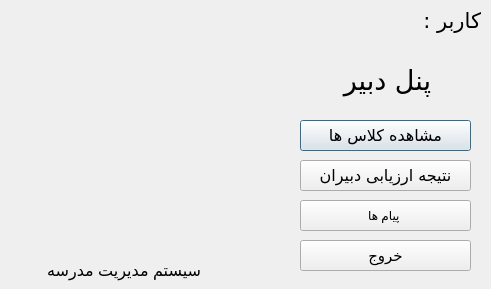
<?xml version="1.0" encoding="UTF-8"?>
<ui version="4.0">
 <class>Dialog</class>
 <widget class="QDialog" name="Dialog">
  <property name="geometry">
   <rect>
    <x>0</x>
    <y>0</y>
    <width>491</width>
    <height>289</height>
   </rect>
  </property>
  <property name="windowTitle">
   <string>Dialog</string>
  </property>
  <widget class="QLabel" name="teacher_panel">
   <property name="geometry">
    <rect>
     <x>340</x>
     <y>60</y>
     <width>91</width>
     <height>41</height>
    </rect>
   </property>
   <property name="font">
    <font>
     <family>B Nazanin</family>
     <pointsize>20</pointsize>
    </font>
   </property>
   <property name="text">
    <string>پنل دبیر</string>
   </property>
  </widget>
  <widget class="QPushButton" name="classes">
   <property name="geometry">
    <rect>
     <x>300</x>
     <y>120</y>
     <width>171</width>
     <height>31</height>
    </rect>
   </property>
   <property name="font">
    <font>
     <family>B Nazanin</family>
     <pointsize>12</pointsize>
    </font>
   </property>
   <property name="text">
    <string>مشاهده کلاس ها</string>
   </property>
  </widget>
  <widget class="QPushButton" name="evaluation_result">
   <property name="geometry">
    <rect>
     <x>300</x>
     <y>160</y>
     <width>171</width>
     <height>31</height>
    </rect>
   </property>
   <property name="font">
    <font>
     <family>B Nazanin</family>
     <pointsize>12</pointsize>
    </font>
   </property>
   <property name="text">
    <string>نتیجه ارزیابی دبیران</string>
   </property>
  </widget>
  <widget class="QPushButton" name="exit">
   <property name="geometry">
    <rect>
     <x>300</x>
     <y>240</y>
     <width>171</width>
     <height>31</height>
    </rect>
   </property>
   <property name="font">
    <font>
     <family>B Nazanin</family>
     <pointsize>11</pointsize>
    </font>
   </property>
   <property name="text">
    <string>خروج</string>
   </property>
  </widget>
  <widget class="QLabel" name="user">
   <property name="geometry">
    <rect>
     <x>240</x>
     <y>0</y>
     <width>241</width>
     <height>41</height>
    </rect>
   </property>
   <property name="font">
    <font>
     <family>B Nazanin</family>
     <pointsize>16</pointsize>
    </font>
   </property>
   <property name="text">
    <string>کاربر : </string>
   </property>
  </widget>
  <widget class="QLabel" name="label">
   <property name="geometry">
    <rect>
     <x>30</x>
     <y>240</y>
     <width>171</width>
     <height>61</height>
    </rect>
   </property>
   <property name="font">
    <font>
     <pointsize>12</pointsize>
    </font>
   </property>
   <property name="text">
    <string>سیستم مدیریت مدرسه</string>
   </property>
  </widget>
  <widget class="QLabel" name="label_2">
   <property name="geometry">
    <rect>
     <x>30</x>
     <y>40</y>
     <width>201</width>
     <height>231</height>
    </rect>
   </property>
   <property name="text">
    <string/>
   </property>
   <property name="pixmap">
    <pixmap>sms.jpg</pixmap>
   </property>
  </widget>
  <widget class="QPushButton" name="mess">
   <property name="geometry">
    <rect>
     <x>300</x>
     <y>200</y>
     <width>171</width>
     <height>31</height>
    </rect>
   </property>
   <property name="text">
    <string>پیام ها </string>
   </property>
  </widget>
 </widget>
 <resources/>
 <connections/>
</ui>
